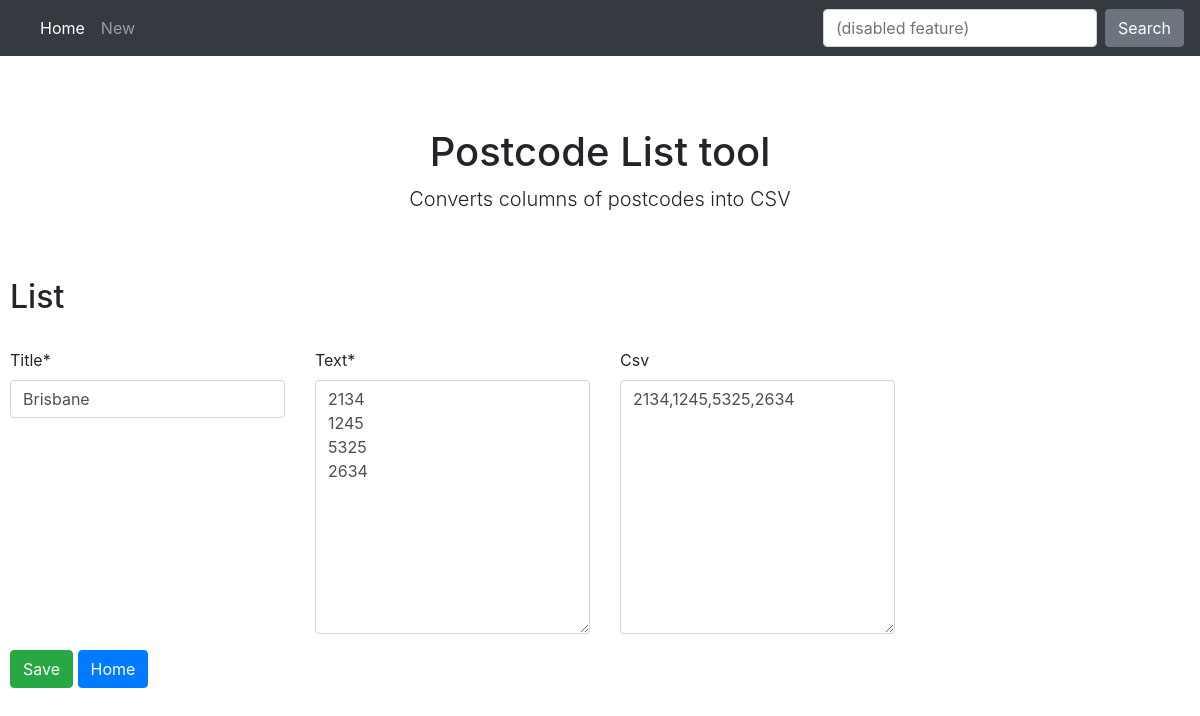
Page /list/47/edit/ on the committed database.
### pc_tool/models.py (models this page shows, shortened)
class PostcodeList(models.Model):
    title = models.CharField(default="", max_length=100)
    text = models.TextField()
    csv = models.TextField(default="", blank=True)

### pc_tool/views.py (the view)
# urls.py: path('list/<int:pk>/edit/', views.list_edit, name='list_edit'),
def list_edit(request, pk):
    list = get_object_or_404(PostcodeList, pk=pk)  # establish which instance we're referring to here
    if request.method == "POST":  # if the user has hit the 'save' button
        form = PostcodeListForm(request.POST, instance=list)  # take the data, ensure it's still associated with this instance, shove it in a Form and name it 'form'
        if form.is_valid():  # if it's valid
            list = form.save(commit=False)  # don't commit the save yet
            list.csv = list.convert_to_csv()  # update the csv attribute of the instance
            list.save()  # ... and then save it
            return redirect(list_edit, pk=list.pk)  # now we want to continue to show the edit screen so that 'CSV' is easily copy/paste-able
    else:  # assuming user hasn't hit 'save' button yet, what do we want them to see?
        form = PostcodeListForm(instance=list)  # show them a form, populated with the instance data
    return render(request, 'pc_tool/list_edit.html', {'form': form})  # display this via the list_edit template

### pc_tool/forms.py
class PostcodeListForm(forms.ModelForm):
    class Meta:
        model = PostcodeList
        fields = ('title', 'text', 'csv')

### pc_tool/templates/pc_tool/list_edit.html (shortened to what this page needs)
{% extends 'pc_tool/base.html' %}
{% load crispy_forms_tags %}
{% block content %}
<div class="content">
    <h2>List</h2>
    <br>
    <form method="POST" novalidate>
        <div class="row">
            <div class="col-3">
                {{ form.title|as_crispy_field }}
            </div>
            <div class="col-3">
                {{ form.text|as_crispy_field }}
            </div>
            <div class="col-3">
                {{ form.csv|as_crispy_field }}
            </div>
        </div>
        <button type="submit" class="btn btn-success">Save</button>
        <a href="{% url 'home_page' %}" class="btn btn-primary" role="button" aria-pressed="true">Home</a>
    </form>
</div>
{% endblock %}

### pc_tool/static/css/pc_tool.css (style rules this page uses)
body { padding-top: 5rem; }
.content { margin-left: 10px; }

### rows in the picture
PostcodeList: title "Brisbane", text "2134 1245 5325 2634", csv "2134,1245,5325,2634"
